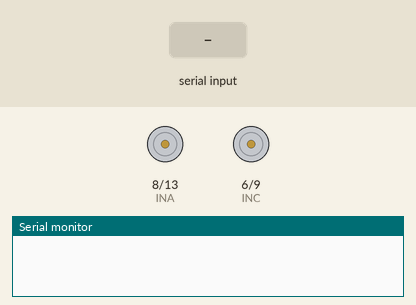
A sketch run on a simulated Arduino Uno, built with avr-gcc and run on an emulated ATmega328P. On the bench: motor-driver pin pairs drawn as motors (green arrow = first pin HIGH = forward, orange = second pin HIGH = backward, longer = more drive, scaled by the enable pin), the last lines printed to the serial monitor. Inputs (shaded band) come from the test bench.

Above: at 1.2 s.
1.3 s: "F" received over Serial
At 2.4 s:
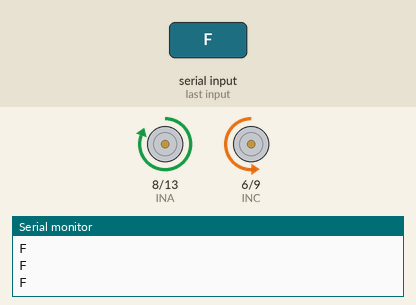
2.9 s: "B" received over Serial
At 3.9 s:
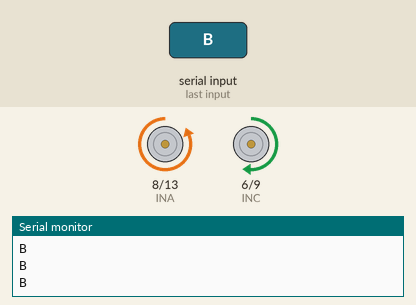
4.4 s: "L" received over Serial
At 5.3 s:
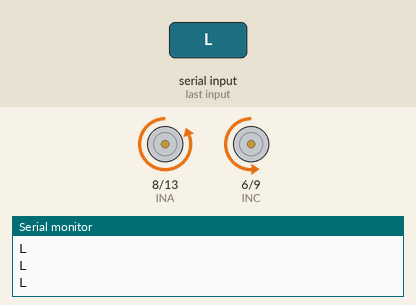
5.9 s: "R" received over Serial
At 6.8 s:
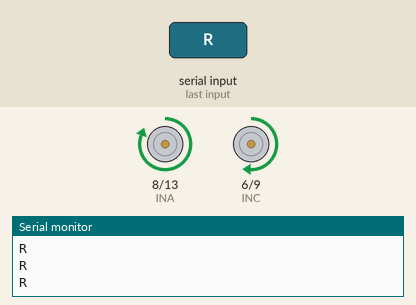
7.5 s: "S" received over Serial
At 8.3 s:
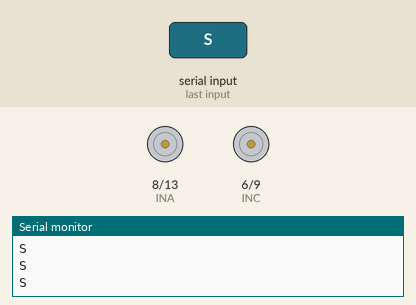
Timing chart, 0 to 10.0 s (numbered marks = the images above; inputs shaded):
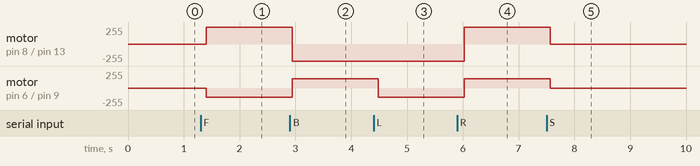

Measured:
- after the input at 1.3 s, motor on pin 8 (INA) / pin 13 (INB): stopped → forward 255/255 after 0.10 s; motor on pin 6 (INC) / pin 9 (IND): stopped → backward 140/255 after 0.10 s
- after the input at 2.9 s, motor on pin 8 (INA) / pin 13 (INB): forward 255/255 → backward 255/255 at once; motor on pin 6 (INC) / pin 9 (IND): backward 140/255 → forward 140/255 at once
- after the input at 4.4 s, motor on pin 6 (INC) / pin 9 (IND): forward 140/255 → backward 140/255 after 0.08 s
- after the input at 5.9 s, motor on pin 8 (INA) / pin 13 (INB): backward 255/255 → forward 255/255 after 0.12 s; motor on pin 6 (INC) / pin 9 (IND): backward 140/255 → forward 140/255 after 0.12 s
- after the input at 7.5 s, motor on pin 8 (INA) / pin 13 (INB): forward 255/255 → stopped after 0.07 s; motor on pin 6 (INC) / pin 9 (IND): forward 140/255 → stopped after 0.07 s

The sketch:

bluetooth_controller.ino
```cpp
char t;


int ENB = 5;
int IND = 9;
int INC = 6;

int ENA = 7;
int INA = 8;
int INB = 13;

int Q = (140);
void setup() {

pinMode(ENB,OUTPUT);   //left motors forward
pinMode(IND,OUTPUT);   //left motors reverse
pinMode(INC,OUTPUT);   //right motors forward
pinMode(ENA,OUTPUT);   //right motors reverse
pinMode(INA,OUTPUT);   //Led
pinMode(INB,OUTPUT);
Serial.begin(115200);


}

void loop() {
if(Serial.available()){
  t = Serial.read();
  Serial.println(t);
  Serial.println(Q);
}

if(t == 'F'){            //move forward(all motors rotate in forward direction)
  analogWrite(ENA,Q);
  analogWrite(ENB,Q);
  digitalWrite(IND,HIGH);
  digitalWrite(INA,HIGH);
  digitalWrite(INC,LOW);
  digitalWrite(INB,LOW);
  Serial.println(t);
}

else if(t == 'B'){      //move reverse (all motors rotate in reverse direction)
  analogWrite(ENA,Q);
  analogWrite(ENB,Q);
  digitalWrite(IND,LOW);
  digitalWrite(INA,LOW);
  digitalWrite(INC,HIGH);
  digitalWrite(INB,HIGH);
  Serial.println(t);
}

else if(t == 'L'){      //turn right (left side motors rotate in forward direction, right side motors doesn't rotate)
  analogWrite(ENA,Q);
  analogWrite(ENB,Q);
  digitalWrite(IND,HIGH);
  digitalWrite(INA,LOW);
  digitalWrite(INC,LOW);
  digitalWrite(INB,HIGH);
  Serial.println(t);
}

else if(t == 'R'){      //turn left (right side motors rotate in forward direction, left side motors doesn't rotate)
  analogWrite(ENA,Q);
  analogWrite(ENB,Q);
  digitalWrite(IND,LOW);
  digitalWrite(INA,HIGH);
  digitalWrite(INC,HIGH);
  digitalWrite(INB,LOW);
  Serial.println(t);
}

else if(t == 'S'){      //STOP (all motors stop)
  analogWrite(ENA,Q);
  analogWrite(ENB,Q);
  digitalWrite(IND,LOW);
  digitalWrite(INA,LOW);
  digitalWrite(INC,LOW);
  digitalWrite(INB,LOW);
  Serial.println(t);
}
delay(Q);
}
```
